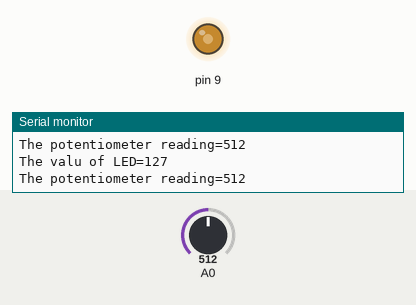
This sketch was run on a simulated Arduino Uno, built with avr-gcc and run on an emulated ATmega328P. Shown: output pins drawn as LEDs (lit = HIGH), the last lines printed to the serial monitor. Inputs (shaded band) come from the test bench; at power-on: A0 = 512.

Above: at 1.2 s.
1.3 s: A0 set to 716
At 2.0 s:
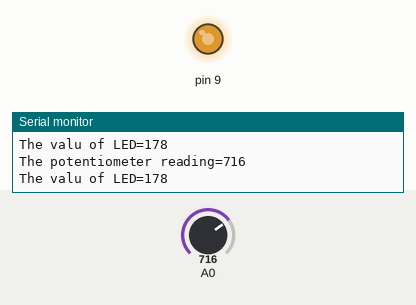
2.8 s: A0 set to 414
At 3.7 s:
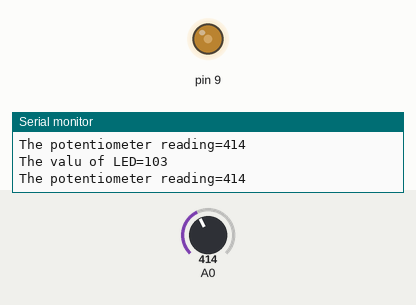
5.8 s: A0 set to 390
At 6.2 s:
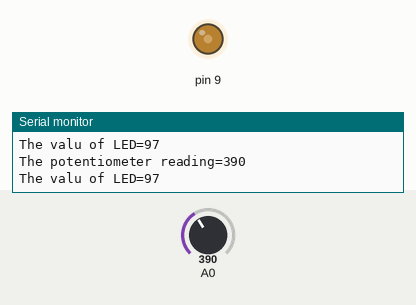
8.8 s: A0 set to 107
At 9.4 s:
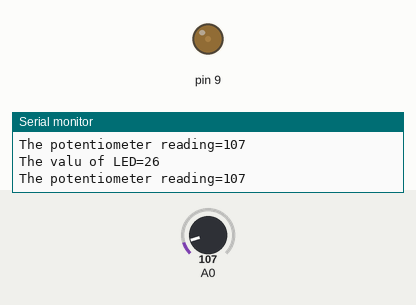
10.3 s: A0 set to 95
At 11.2 s:
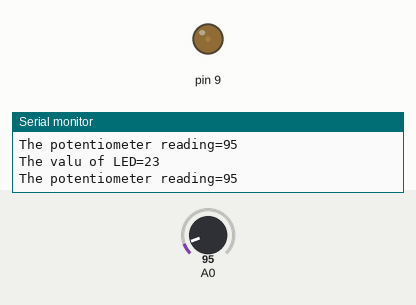
13.3 s: A0 set to 0
At 14.5 s:
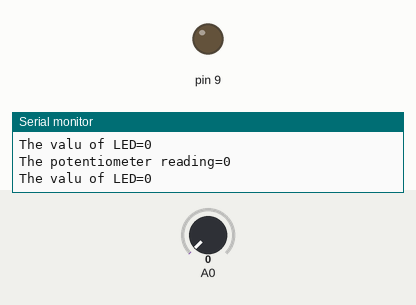
Timing chart, 0 to 15.8 s (numbered marks = the images above; inputs shaded):
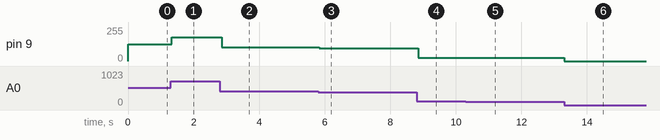

The sketch:

LED-ANALOG_Dim-Bright_Potentiometer.ino
```cpp
int pot=0,ledval;
void setup() {
  pinMode(A0,INPUT);
  pinMode(9,OUTPUT);
  Serial.begin(9600);
}

void loop() {
  pot=analogRead(A0);
  ledval=map(pot,0,1023,0,255);
  analogWrite(9,ledval);
  Serial.print("The potentiometer reading=");
  Serial.println(pot);
  Serial.print("The valu of LED=");
  Serial.println(ledval);
}
```

Measured:
- after the input at 1.3 s, pin 9: 127/255 → 178/255 at once
- after the input at 2.8 s, pin 9: 178/255 → 103/255 after 0.05 s
- after the input at 5.8 s, pin 9: 103/255 → 97/255 at once
- after the input at 8.8 s, pin 9: 97/255 → 26/255 after 0.05 s
- after the input at 10.3 s, pin 9: 26/255 → 23/255 at once
- after the input at 13.3 s, pin 9: 23/255 → 0/255 at once
